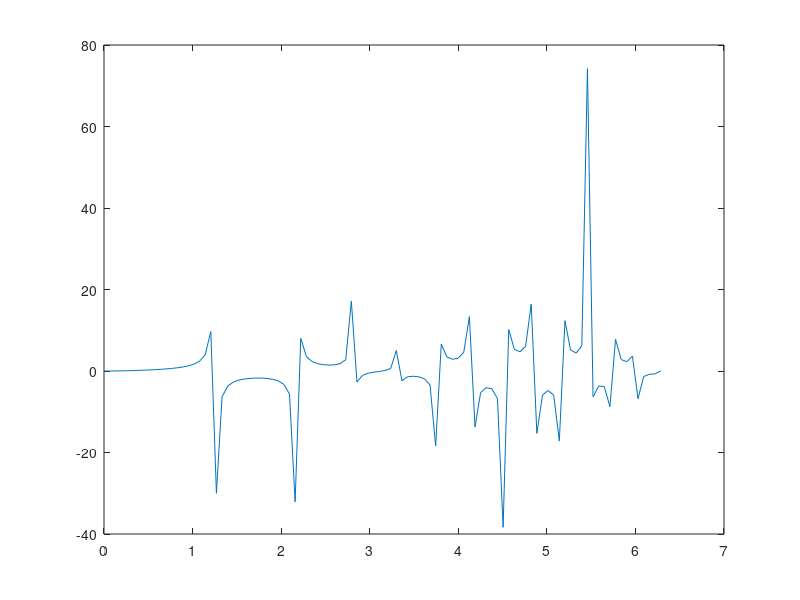

Recreate this plot in MATLAB.
clear variables
x=linspace(0,2*pi,100);
y=zeros(1,100);
for i=1:100
    y(i)=x(i).*sin(x(i))/cos(x(i).^2);
end
plot(x,y)